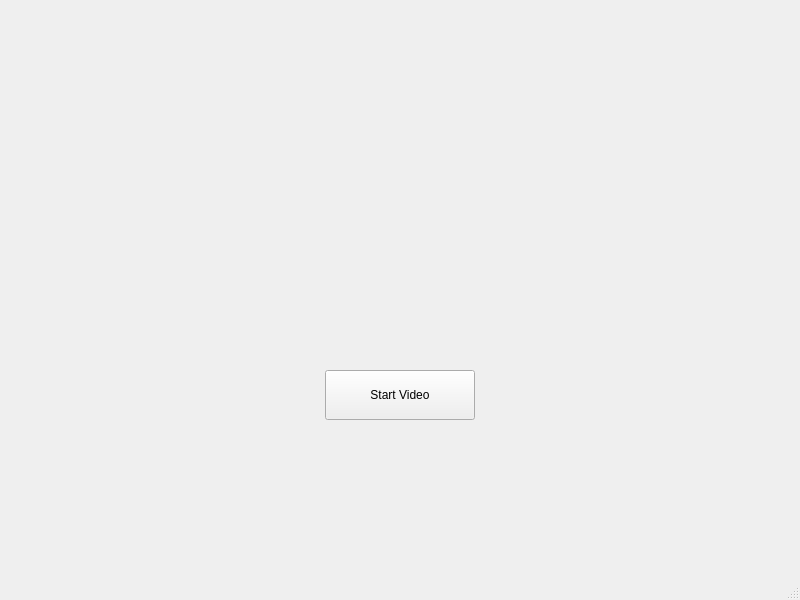
<?xml version="1.0" encoding="UTF-8"?>
<ui version="4.0">
 <class>MainWindow</class>
 <widget class="QMainWindow" name="MainWindow">
  <property name="geometry">
   <rect>
    <x>0</x>
    <y>0</y>
    <width>800</width>
    <height>600</height>
   </rect>
  </property>
  <property name="windowTitle">
   <string>MainWindow</string>
  </property>
  <widget class="QWidget" name="centralwidget">
   <widget class="QLabel" name="Video">
    <property name="geometry">
     <rect>
      <x>80</x>
      <y>10</y>
      <width>640</width>
      <height>320</height>
     </rect>
    </property>
    <property name="text">
     <string/>
    </property>
   </widget>
   <widget class="QPushButton" name="StartVideo">
    <property name="geometry">
     <rect>
      <x>325</x>
      <y>370</y>
      <width>150</width>
      <height>50</height>
     </rect>
    </property>
    <property name="text">
     <string>Start Video</string>
    </property>
   </widget>
  </widget>
  <widget class="QMenuBar" name="menubar">
   <property name="geometry">
    <rect>
     <x>0</x>
     <y>0</y>
     <width>800</width>
     <height>22</height>
    </rect>
   </property>
  </widget>
  <widget class="QStatusBar" name="statusbar"/>
 </widget>
 <resources/>
 <connections/>
</ui>
